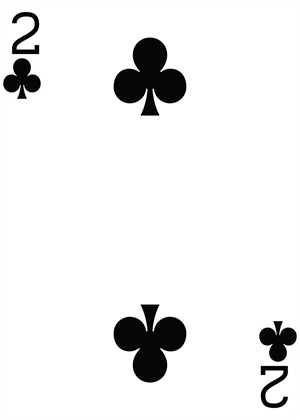
#> input picture assets/cards/2-clubs.png, 300 x 420 px; its folder holds only this picture in this run
$ python enlarge-corner-suits.py
#> lines starting #> are read from the running program, lines starting #| are printed output that depends on the picture
# Enlarges the suit under each card's corner rank, so overlapped cards in a
# crowded hand stay easy to tell apart. The new corner suit is the deck's own
# large pip (taken from the 2 of that suit) scaled down, so it stays sharp.
#
#   python scripts/enlarge-corner-suits.py
#
# Needs Pillow. Safe to run twice: cards whose corner suit is already large are skipped.
from pathlib import Path

from PIL import Image

CARDS = Path(__file__).resolve().parent.parent / 'assets' / 'cards'
SUITS = ['clubs', 'diamonds', 'hearts', 'spades']
RANKS = ['ace', '2', '3', '4', '5', '6', '7', '8', '9', '10', 'jack', 'queen', 'king']
# The index column: the rank sits above y=54, pips and face frames start at x=42.
COLUMN = (3, 56, 41, 108)
SUIT_TOP = 58
SUIT_WIDTH = 38


def dark(pixel):
    return pixel[3] > 0 and sum(pixel[:3]) < 690


def bbox(image, box):
    pixels = image.load()
    points = [(x, y) for y in range(box[1], box[3]) for x in range(box[0], box[2]) if dark(pixels[x, y])]
    xs = [x for x, _ in points]
    ys = [y for _, y in points]
    return (min(xs), min(ys), max(xs) + 1, max(ys) + 1)


def pip(suit):
#> called with suit = 'clubs'
    two = Image.open(CARDS / f'2-{suit}.png').convert('RGBA')
#> two is the input picture: PIL image 300x420 RGBA; mean R, G, B, A 236.8, 236.7, 236.6, 254.4
    shape = two.crop(bbox(two, (90, 20, 210, 150)))
#> in bbox, `points = [(x, y) for y in range(box[1], box[3]) for x in range(box[0],..`: points = 3370 pairs, first value 113 to 186, second value 37 to 115
#> in bbox, `xs = [x for x, _ in points]`: xs = 3370 values, max 186 at index 1953, min 113 at index 1880, mean 149.5
#> in bbox, `ys = [y for _, y in points]`: ys = 3370 values from 37 to 115
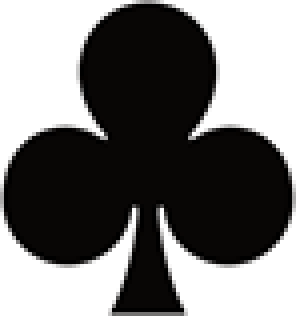
#> shape: PIL image 74x79 RGBA (shown 4 times larger); mean R, G, B, A 118.5, 117.5, 116.9, 255
    height = round(shape.height * SUIT_WIDTH / shape.width)
#> height = 41
    return shape.resize((SUIT_WIDTH, height), Image.LANCZOS)
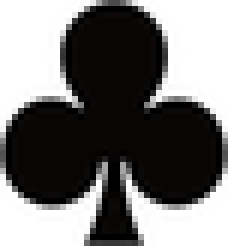
#> returned value: PIL image 38x41 RGBA (shown 6 times larger); mean R, G, B, A 118.1, 117.2, 116.8, 255


def enlarge_corner(image, glyph):
    """Replaces the top-left corner suit; the caller rotates the card for the other corner."""
    background = image.getpixel((25, 112))
    image.paste(background, COLUMN)
    left = COLUMN[2] - SUIT_WIDTH
    image.alpha_composite(glyph, (left, SUIT_TOP))


def main():
    for suit in SUITS:
        glyph = pip(suit)
        for rank in RANKS:
            path = CARDS / f'{rank}-{suit}.png'
#> (the run stopped early here; a loop or call above may not have finished)
